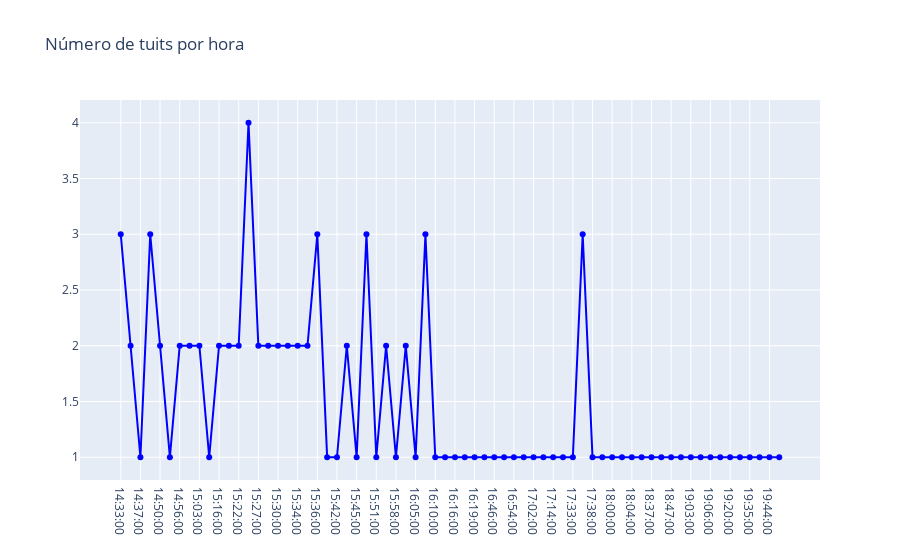

The code cell stored with this chart in its notebook:
### Code cell
trace = go.Scatter(x=temp.hora.values,
                   y=temp.cnt.values,
                   text=[f"Fecha: {f}<br>Tuits: {c}" for f,c in zip(temp.hora.values,temp.cnt.values)],
                   hoverinfo='text',
                   mode='lines+markers',
                   name='Horas',
                   line={'color': 'blue'})

layout = go.Layout(title="Número de tuits por hora")

fig = go.Figure(data=[trace], layout=layout)
iplot(fig)

### Figure 1 — Plotly figure (JSON) as saved in the notebook; plotly's stock layout.template omitted (floating-point values rounded to 4 significant figures)
{"data": [{"hoverinfo": "text", "line": {"color": "blue"}, "mode": "lines+markers", "name": "Horas", "text": ["Fecha: 14:33:00<br>Tuits: 3", "Fecha: 14:35:00<br>Tuits: 2", "Fecha: 14:37:00<br>Tuits: 1", "Fecha: 14:46:00<br>Tuits: 3", "Fecha: 14:50:00<br>Tuits: 2", "Fecha: 14:55:00<br>Tuits: 1", "Fecha: 14:56:00<br>Tuits: 2", "Fecha: 14:59:00<br>Tuits: 2", "Fecha: 15:03:00<br>Tuits: 2", "Fecha: 15:10:00<br>Tuits: 1", "Fecha: 15:16:00<br>Tuits: 2", "Fecha: 15:20:00<br>Tuits: 2", "Fecha: 15:22:00<br>Tuits: 2", "Fecha: 15:25:00<br>Tuits: 4", "Fecha: 15:27:00<br>Tuits: 2", "Fecha: 15:28:00<br>Tuits: 2", "Fecha: 15:30:00<br>Tuits: 2", "Fecha: 15:32:00<br>Tuits: 2", "Fecha: 15:34:00<br>Tuits: 2", "Fecha: 15:35:00<br>Tuits: 2", "Fecha: 15:36:00<br>Tuits: 3", "Fecha: 15:40:00<br>Tuits: 1", "Fecha: 15:42:00<br>Tuits: 1", "Fecha: 15:44:00<br>Tuits: 2", "Fecha: 15:45:00<br>Tuits: 1", "Fecha: 15:49:00<br>Tuits: 3", "Fecha: 15:51:00<br>Tuits: 1", "Fecha: 15:52:00<br>Tuits: 2", "Fecha: 15:58:00<br>Tuits: 1", "Fecha: 16:00:00<br>Tuits: 2", "Fecha: 16:05:00<br>Tuits: 1", "Fecha: 16:08:00<br>Tuits: 3", "Fecha: 16:10:00<br>Tuits: 1", "Fecha: 16:13:00<br>Tuits: 1", "Fecha: 16:16:00<br>Tuits: 1", "Fecha: 16:18:00<br>Tuits: 1", "Fecha: 16:19:00<br>Tuits: 1", "Fecha: 16:32:00<br>Tuits: 1", "Fecha: 16:46:00<br>Tuits: 1", "Fecha: 16:50:00<br>Tuits: 1", "Fecha: 16:54:00<br>Tuits: 1", "Fecha: 16:55:00<br>Tuits: 1", "Fecha: 17:02:00<br>Tuits: 1", "Fecha: 17:13:00<br>Tuits: 1", "Fecha: 17:14:00<br>Tuits: 1", "Fecha: 17:16:00<br>Tuits: 1", "Fecha: 17:33:00<br>Tuits: 1", "Fecha: 17:35:00<br>Tuits: 3", "Fecha: 17:38:00<br>Tuits: 1", "Fecha: 17:39:00<br>Tuits: 1", "Fecha: 18:00:00<br>Tuits: 1", "Fecha: 18:01:00<br>Tuits: 1", "Fecha: 18:04:00<br>Tuits: 1", "Fecha: 18:23:00<br>Tuits: 1", "Fecha: 18:37:00<br>Tuits: 1", "Fecha: 18:46:00<br>Tuits: 1", "Fecha: 18:47:00<br>Tuits: 1", "Fecha: 19:00:00<br>Tuits: 1", "Fecha: 19:03:00<br>Tuits: 1", "Fecha: 19:05:00<br>Tuits: 1", "Fecha: 19:06:00<br>Tuits: 1", "Fecha: 19:11:00<br>Tuits: 1", "Fecha: 19:20:00<br>Tuits: 1", "Fecha: 19:28:00<br>Tuits: 1", "Fecha: 19:35:00<br>Tuits: 1", "Fecha: 19:38:00<br>Tuits: 1", "Fecha: 19:44:00<br>Tuits: 1", "Fecha: 19:55:00<br>Tuits: 1"], "type": "scatter", "x": ["14:33:00", "14:35:00", "14:37:00", "14:46:00", "14:50:00", "14:55:00", "14:56:00", "14:59:00", "15:03:00", "15:10:00", "15:16:00", "15:20:00", "15:22:00", "15:25:00", "15:27:00", "15:28:00", "15:30:00", "15:32:00", "15:34:00", "15:35:00", "15:36:00", "15:40:00", "15:42:00", "15:44:00", "15:45:00", "15:49:00", "15:51:00", "15:52:00", "15:58:00", "16:00:00", "16:05:00", "16:08:00", "16:10:00", "16:13:00", "16:16:00", "16:18:00", "16:19:00", "16:32:00", "16:46:00", "16:50:00", "16:54:00", "16:55:00", "17:02:00", "17:13:00", "17:14:00", "17:16:00", "17:33:00", "17:35:00", "17:38:00", "17:39:00", "18:00:00", "18:01:00", "18:04:00", "18:23:00", "18:37:00", "18:46:00", "18:47:00", "19:00:00", "19:03:00", "19:05:00", "19:06:00", "19:11:00", "19:20:00", "19:28:00", "19:35:00", "19:38:00", "19:44:00", "19:55:00"], "y": [3, 2, 1, 3, 2, 1, 2, 2, 2, 1, 2, 2, 2, 4, 2, 2, 2, 2, 2, 2, 3, 1, 1, 2, 1, 3, 1, 2, 1, 2, 1, 3, 1, 1, 1, 1, 1, 1, 1, 1, 1, 1, 1, 1, 1, 1, 1, 3, 1, 1, 1, 1, 1, 1, 1, 1, 1, 1, 1, 1, 1, 1, 1, 1, 1, 1, 1, 1]}], "layout": {"title": {"text": "Número de tuits por hora"}}}
